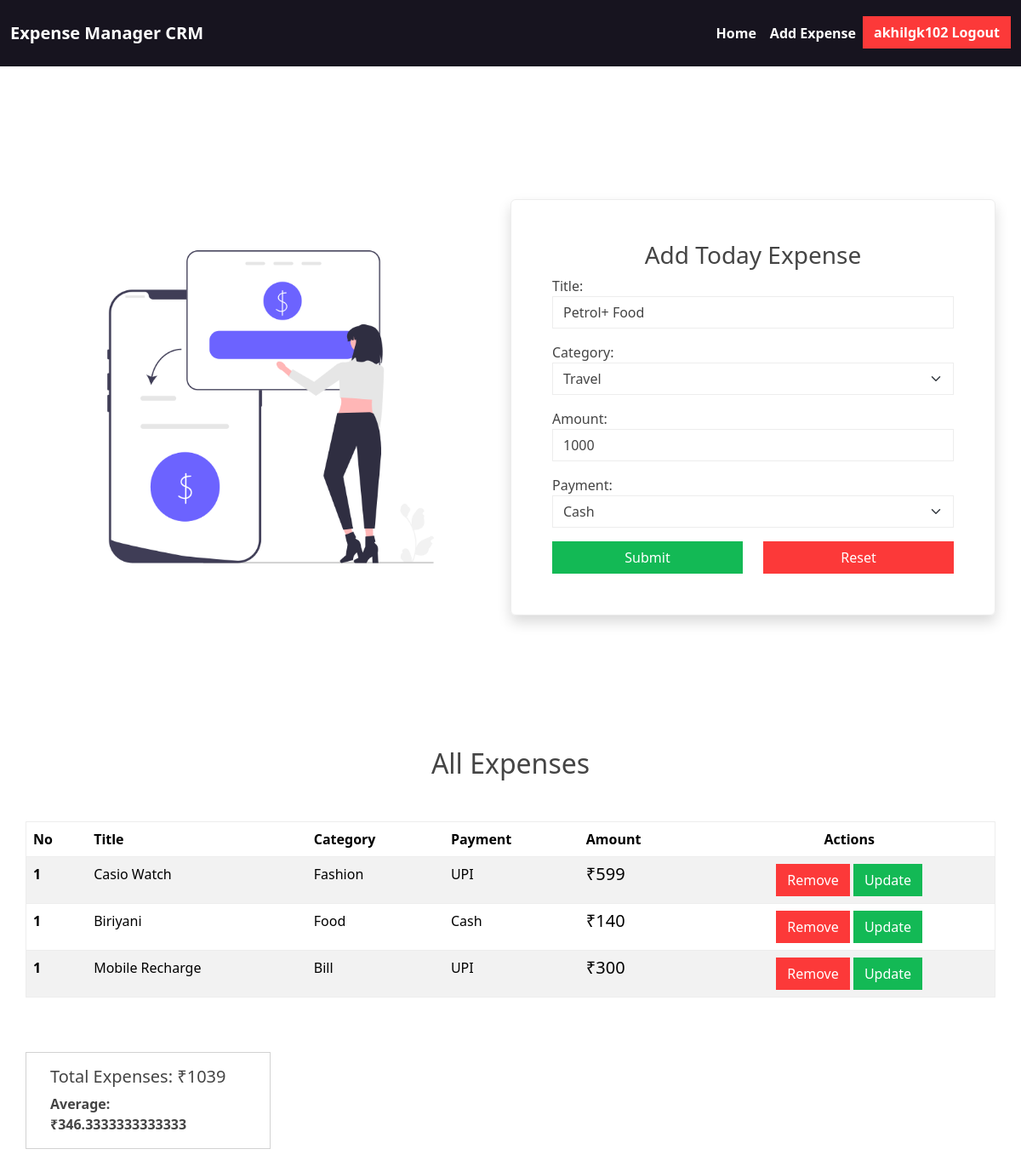
The app's page /expense/6/update (signed in) with its own data.
### exp_app/models.py (models this page shows)
class User(AbstractUser):
    phone_number=models.CharField(max_length=12,unique=True)
    email=models.EmailField(unique=True)

class ExpenseManager(models.Model):
    title=models.CharField(max_length=200)
    category_options=(
    ('Housing', 'Housing'),
    ('Transportation', 'Transportation'),
    ('Food', 'Food'),
    ('Healthcare', 'Healthcare'),
    ('Education', 'Education'),
    ('Entertainment', 'Entertainment'),
    ('Personal Care', 'Personal Care'),
    ('Debt Payments', 'Debt Payments'),
    ('Savings & Investments', 'Savings & Investments'),
    ('Gifts & Donations', 'Gifts & Donations'),
    ('Insurance', 'Insurance'),
    ('Travel', 'Travel'),
    ('Miscellaneous', 'Miscellaneous'),
    )
    category=models.CharField(choices=category_options,max_length=200)
    amount=models.PositiveIntegerField()
    payment_options=(
        ("Cash","Cash"),
        ("Card","Card"),
        ("UPI","UPI"),
    )
    payment=models.CharField(max_length=200,choices=payment_options)
    owner=models.ForeignKey(User,on_delete=models.CASCADE,null=True)

### exp_app/views.py (the view, shortened to what this page needs)
# urls.py: path("expense/<int:pk>/update",views.ExpenseCreateView.as_view(),name="expense-update"),
@method_decorator(decs,name="dispatch")
class ExpenseCreateView(View):
    template_name="expense_create.html"
    form_class=ExpenseCreateForm
    def get(self,request,*args,**kwargs):
        id=kwargs.get("pk")
        exp_obj=None
        if id:
            exp_obj=ExpenseManager.objects.get(id=id)
        form_instance = self.form_class(instance=exp_obj)
        qs=ExpenseManager.objects.filter(owner=request.user)
        total_amount=qs.aggregate(Sum('amount'))['amount__sum']
        average=qs.aggregate(Avg('amount'))['amount__avg']
        print(average)
        return render(request,self.template_name,{"form":form_instance,"data":qs,"total":total_amount,"average":average})

### exp_app/forms.py
class ExpenseCreateForm(forms.ModelForm):
    class Meta:
        model=ExpenseManager
        fields=['title','category','amount','payment']
        widgets={
            "title":forms.TextInput(attrs={"class":"form-control","placeholder":"Enter Title"}),
            "category":forms.Select(choices=ExpenseManager.category_options,attrs={"class":"form-control form-select"}),
            "amount":forms.NumberInput(attrs={"class":"form-control","placeholder":"Enter Amount"}),
            "payment":forms.Select(choices=ExpenseManager.payment_options,attrs={"class":"form-control form-select"})
        }

### exp_app/templates/expense_create.html (shortened to what this page needs)
{%extends 'user_base.html'%}
{%load static%}
{%block main_block%}
<section>
    <div class="container">
        <div class="row justify-content-center align-items-center vh-100">
            <div class="col-lg-6 col-10">
                <img src="{%static 'images/money.png'%}" alt="" style="height: 30rem;">
            </div>
            <div class="col-lg-6 col-10 shadow rounded border p-5">
                <h3 class="text-center">Add Today Expense</h3>
                <form action="" method="post">
                    {{form.as_p}}
                    <div class="row mt-3">
                        <div class="col-6 d-grid">
                            <button type="submit" class="btn btn-success"> Submit</button>
                        </div>
                        <div class="col-6 d-grid">
                            <button type="reset" class="btn btn-danger"> Reset</button>
                        </div>
                    </div>
                </form>
            </div>
        </div>
    </div>
</section>
<section class="container mb-5 ">
    <h2 class="text-center mb-5">All Expenses</h2>
    <div class="row">
            <table class="table table-striped border">
                <thead>
                  <tr>
                    <th scope="col">No</th>
                    <th scope="col">Title</th>
                    <th scope="col">Category</th>
                    <th scope="col">Payment</th>
                    <th scope="col">Amount</th>
                    <th scope="col" class="text-center">Actions</th>
                  </tr>
                </thead>
                <tbody>
                    {%for d in data%}
                  <tr>
                    <th scope="row">1</th>
                    <td>{{d.title}}</td>
                    <td>{{d.category}}</td>
                    <td>{{d.payment}}</td>
                    <td class=""><h5>₹{{d.amount}}</h5></td>
                    <td class="text-center">
                        <a href="{%url 'expense-delete' d.id%}" class="btn btn-danger">Remove</a>
                        <a href="{%url 'expense-update' d.id%}" class="btn btn-success">Update</a>
                    </td>
                  </tr>
                  {%endfor%}
                </tbody>
              </table>
    </div>
    <div class="row mt-5">
        <div class="card" style="width: 18rem;">
            <div class="card-body">
              <h5 class="card-title">Total Expenses: ₹{{total}}</h5>
              <p class="card-text fw-semibold">Average: ₹{{average}}</p>
            </div>
          </div>
    </div>
</section>
{%endblock%}

### exp_app/templates/user_base.html (shortened to what this page needs)
<!DOCTYPE html>
{%load static%}
<html lang="en">
<head>
    <link rel="stylesheet" href="{%static 'css/style4.css'%}">
    <link rel="stylesheet" href="https://cdn.jsdelivr.net/npm/bootstrap-icons@1.11.3/font/bootstrap-icons.min.css">
</head>
<body>
    <nav class="navbar navbar-expand-lg bg-dark">
        <div class="container-fluid">
          <a class="navbar-brand fw-semibold text-white" href="#">Expense Manager CRM</a>
          <div class="collapse navbar-collapse" id="navbarNav">
            <ul class="navbar-nav ms-auto">
              <li class="nav-item">
                <a class="nav-link active fw-semibold text-white" aria-current="page" href="#">Home</a>
              </li>
              <li class="nav-item">
                <a class="nav-link fw-semibold text-white" href="{%url 'expense-create'%}">Add Expense</a>
              </li>
              <li class="nav-item">
                <a class="btn btn-danger fw-semibold text-white" href="{%url 'signout'%}"> {{request.user}} Logout</a>
              </li>
            </ul>
          </div>
        </div>
      </nav>
      {%block main_block%}
      {%endblock%}
</body>
</html>

### records on screen
User: user "akhilgk102"
ExpenseManager: title "Petrol+ Food", category "Travel", amount "1000", payment "Cash"
ExpenseManager: title "Casio Watch", category "Fashion", payment "UPI", amount "599"
ExpenseManager: title "Biriyani", category "Food", payment "Cash", amount "140"
ExpenseManager: title "Mobile Recharge", category "Bill", payment "UPI", amount "300"

### other values on screen
{{ total }} "1039"
{{ average }} "346.3333333333333"
